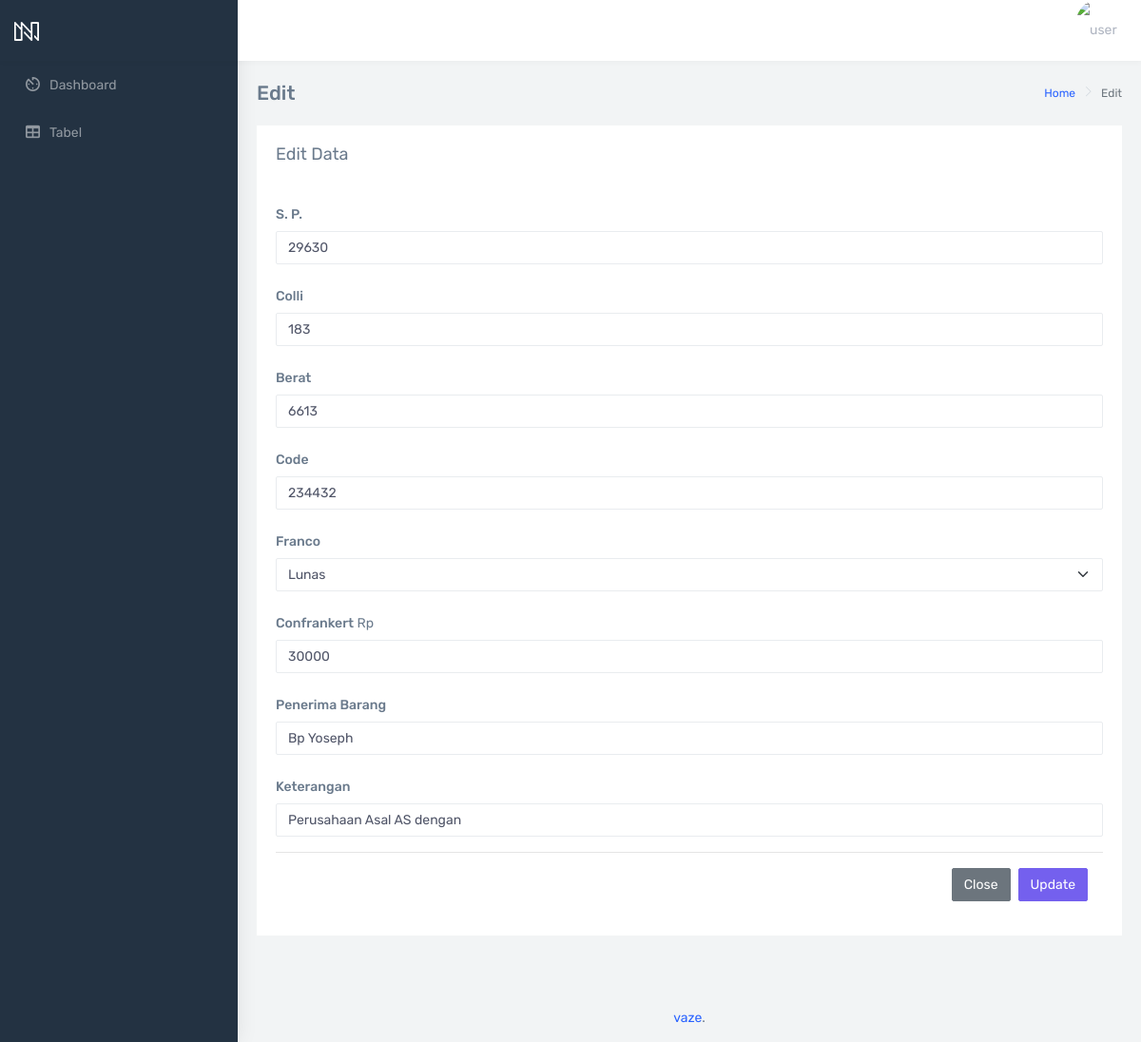
Page /admin/edit.php?id=1 (signed in) on the committed database.
### tables this page shows
CREATE TABLE `pakaian` (
  `id` int(11) NOT NULL,
  `sp` int(25) NOT NULL,
  `colli` int(3) NOT NULL,
  `berat` int(4) NOT NULL,
  `code` varchar(25) NOT NULL,
  `franco` varchar(20) NOT NULL,
  `confrankert` double NOT NULL,
  `penerima_barang` varchar(50) NOT NULL,
  `keterangan` varchar(25) NOT NULL
);

### admin/edit.php (the view, shortened to what this page needs)
<?php include "include/header.php"; ?>
<?php include "include/navbar.php"; ?>
<div class="page-wrapper">
    <div class="page-breadcrumb">
        <div class="row">
            <div class="col-5 align-self-center">
                <h5 class="page-title">Edit</h5>
            </div>
            <div class="col-7 align-self-center">
                <div class="d-flex align-items-center justify-content-end">
                    <nav aria-label="breadcrumb">
                        <ol class="breadcrumb">
                            <li class="breadcrumb-item">
                                <a href="#">Home</a>
                            </li>
                            <li class="breadcrumb-item active" aria-current="page">Edit</li>
                        </ol>
                    </nav>
                </div>
            </div>
        </div>
    </div>
    <div class="container-fluid">
        <div class="row">
            <div class="col-12">
                <div class="card card-body">
                    <h4 class="card-title">Edit Data</h4>
                    <?php
                    include 'koneksi.php';
                    $id = $_GET['id'];
                    $data = mysqli_query($con, "select * from pakaian where id='$id'");
                    while ($d = mysqli_fetch_array($data)) {
                    ?>
                        <form class="form-horizontal mt-4" action="process/edit-process.php" method="post">
                            <div class="form-group">
                                <label for="sp" class="col-form-label">S. P.</label>
                                <input type="number" name="sp" class="form-control" value="<?php echo $d['sp'] ?>">
                            </div>
                            <div class="form-group">
                                <label for="colli" class="col-form-label">Colli</label>
                                <input type="number" name="colli" class="form-control" value="<?php echo $d['colli'] ?>">
                            </div>
                            <div class="form-group">
                                <label for="berat" class="col-form-label">Berat</label>
                                <input type="number" name="berat" class="form-control" value="<?php echo $d['berat'] ?>">
                            </div>
                            <div class="form-group">
                                <label for="code" class="col-form-label">Code</label>
                                <input type="number" name="code" class="form-control" value="<?php echo $d['code'] ?>">
                            </div>
                            <div class="form-group">
                                <label for="franco" class="col-form-label">Franco</label>
                                <select name="franco" class="form-select shadow-none col-12" id="franco">
                                    <option selected disabled><?php echo $d['franco'] ?></option>
                                </select>
                            </div>
                            <div class="form-group">
                                <label for="confrankert" class="col-form-label">Confrankert</label>
                                Rp <input type="number" name="confrankert" class="form-control" value="<?php echo $d['confrankert'] ?>">
                            </div>
                            <div class="form-group">
                                <label for="penerima_barang" class="col-form-label">Penerima Barang</label>
                                <input type="text" name="penerima_barang" class="form-control" value="<?php echo $d['penerima_barang'] ?>">
                            </div>
                            <div class="form-group">
                                <label for="keterangan" class="col-form-label">Keterangan</label>
                                <input type="text" name="keterangan" class="form-control" value="<?php echo $d['keterangan'] ?>">
                            </div>
                            <div class="modal-footer">
                                <button type="button" class="btn btn-secondary" data-dismiss="modal">Close</button>
                                <input type="submit" value="Update" class="btn btn-primary">
                            </div>
                        </form>
                    <?php
                    }
                    ?>
                </div>
            </div>
        </div>
    </div>
    <?php include "include/footer.php"; ?>

### rows in the picture
pakaian: sp "29630", colli "183", berat "6613", code "234432", franco "Lunas", confrankert "30000", penerima_barang "Bp Yoseph", keterangan "Perusahaan Asal AS dengan"
